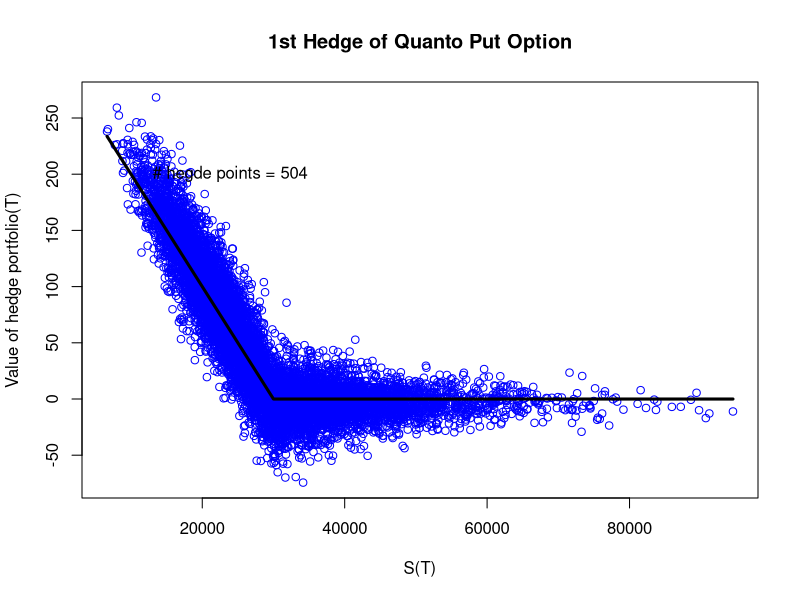
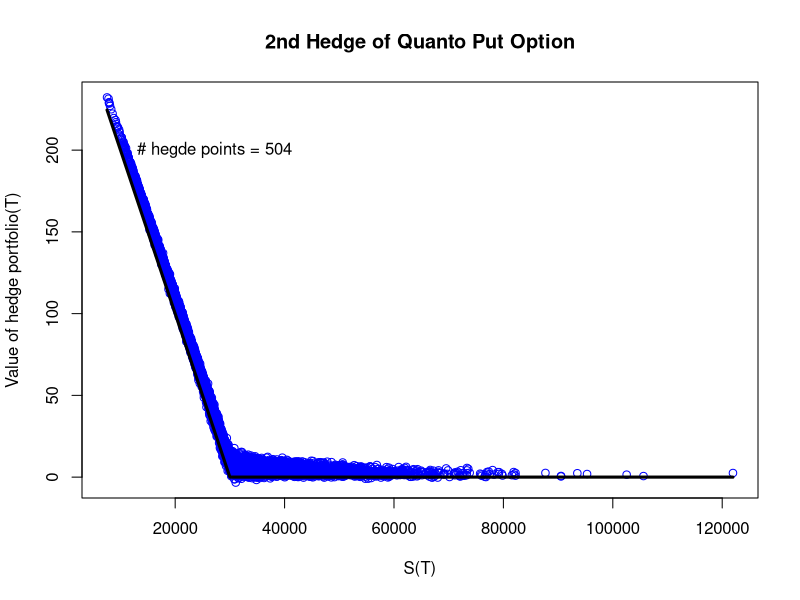
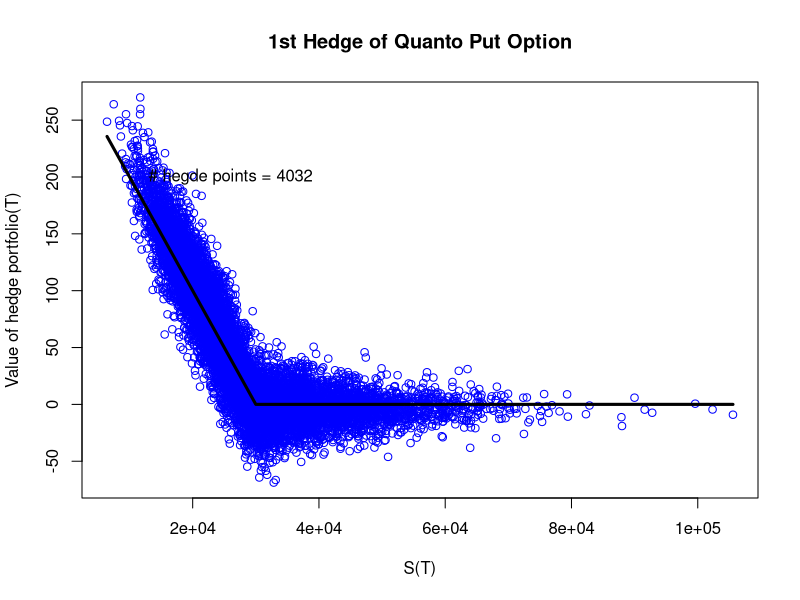
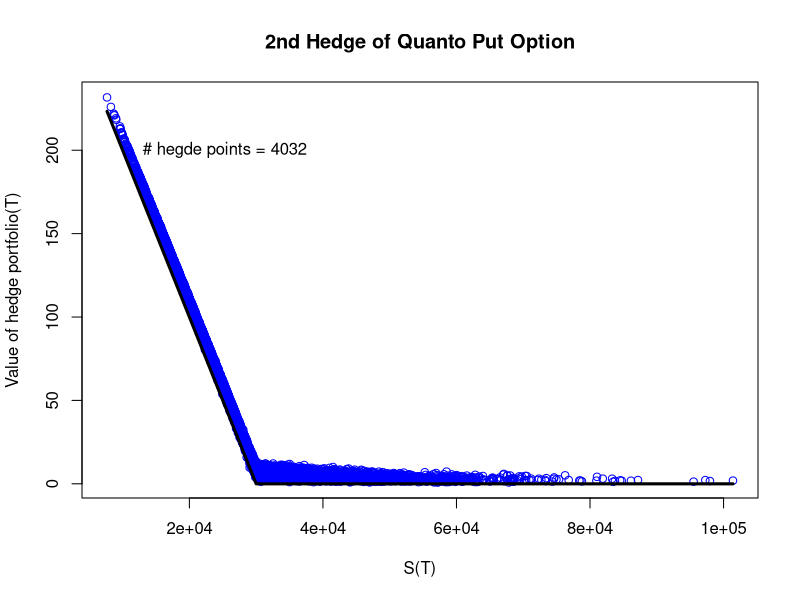
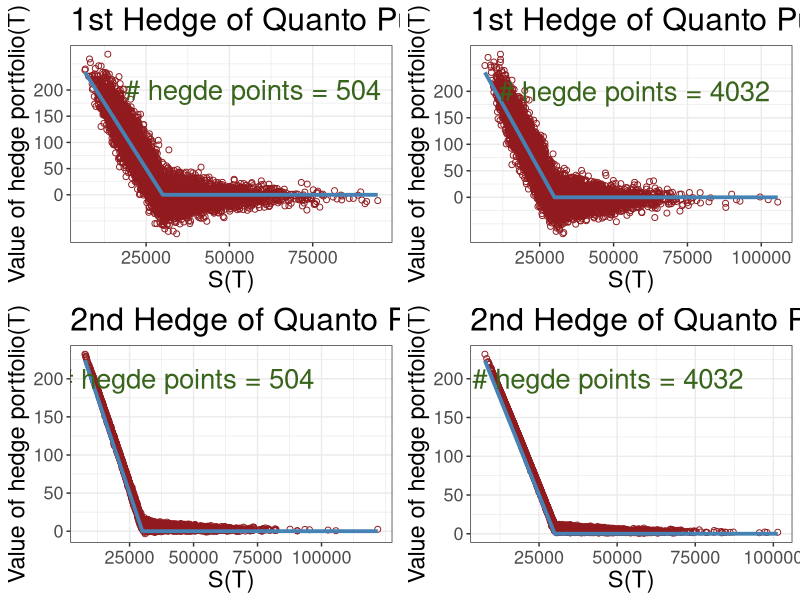

R code for these plots, in order:
setwd("/Users/carolinelestrom/Documents/KU/FinKont2/Handins/Handin1")

library(png) ### Plots
library(knitr) ### Data manipulations
library(tidyverse) ### Data manipulations
library(dtplyr) ### Data manipulations - merge datasets
library(ggplot2) ### Plots
library(gridExtra) ### Plots






# Q2 - Quanto Hedging and The Kingdom of Denmark Put

## Q2.b

### Suitably initiated

### INITIALIZE
### ==========

S0 <- 30000
Y0 <- 1/100
X0 <- Y0
rUS <- 0.03
rJ <- 0
sigmaX <- c(0.1, 0.02)
sigmaJ <- c(0, 0.25)
timetomat <- 2
t <- 0
strike <- S0

muJ <- 0
muX <- 0


Nhedge <- 252*timetomat
Nrep <- 10000



### FUNCTIONS
### =========

### d1 and d2 from option price formula
d1 <- function(S, t, K, rJ, sigmaX, sigmaJ, timetomat) {
  (c(log(S / K)) + (rJ - t(sigmaX) %*% sigmaJ + norm(sigmaJ, type = "2")^2 / 2) * 
     (timetomat - t)) / (sqrt(timetomat - t) * norm(sigmaJ, type = "2"))
}

d2 <- function(S, t, K, rJ, sigmaX, sigmaJ, timetomat) {
  (c(log(S / K)) + (rJ - t(sigmaX) %*% sigmaJ - norm(sigmaJ, type = "2")^2 / 2) *
     (timetomat - t)) / (sqrt(timetomat - t) * norm(sigmaJ, type = "2"))
}


### g - Price derivative w.r.t. stock
g_QP <- function(S, t, Y0, K, rUS, rJ, sigmaX, sigmaJ, timetomat) {
  d1 <- d1(S, t, K, rJ, sigmaX, sigmaJ, timetomat)
  StockDerivative_QP <- Y0 * exp((rJ - t(sigmaX) %*% sigmaJ - rUS) * (timetomat - t)) * (pnorm(d1) - 1)
  return(StockDerivative_QP)
}
### Pricing function
F_QP <- function(S, t, Y0, K, rUS, rJ, sigmaX, sigmaJ, timetomat) {
  d1 <- d1(S, t, K, rJ, sigmaX, sigmaJ, timetomat)
  d2 <- d2(S, t, K, rJ, sigmaX, sigmaJ, timetomat)
  OptionPrice_QP <- Y0 * exp(-rUS * (timetomat - t)) * (K * pnorm(-d2) - exp((rJ -t(sigmaX) %*% sigmaJ) * (timetomat - t)) * S * pnorm(-d1))
}




### 1st HEDGE
### =========

St <- rep(S0, length = Nrep)
Xt <- rep(X0, length = Nrep)
dt <- timetomat / Nhedge

initialoutlay <- c(F_QP(S0, t, Y0, strike, rUS, rJ, sigmaX, sigmaJ, timetomat))
Vpf <- rep(initialoutlay, length = Nrep)
a <- g_QP(St, t, Y0, strike, rUS, rJ, sigmaX, sigmaJ, timetomat) / Xt
b <- Vpf - a * St * Xt

for(i in 2:Nhedge) {
  ### Value of stock
  W <- cbind(rnorm(Nrep), rnorm(Nrep))
  St <- St * exp((muJ + rJ - t(sigmaX) %*% sigmaJ - 0.5 * norm(sigmaJ, type = "2")^2) * dt + c(W %*% sigmaJ) * sqrt(dt))
  ### Value of exchange rate
  Xt <- Xt * exp((muX + rUS - rJ - 0.5 * norm(sigmaX, type = "2")^2) * dt + c(W %*% sigmaX) * sqrt(dt))
  ### Value of portfolio
  Vpf <- a * St * Xt + b * exp(dt * rUS)
  ### Value of portfolio (stock)
  a <- g_QP(St, ((i - 1) * dt), Y0, strike, rUS, rJ, sigmaX, sigmaJ, timetomat) / Xt
  ### Value of portfolio (bank account)
  b <- Vpf - a * St * Xt
}

### Value of stock
W <- cbind(rnorm(Nrep), rnorm(Nrep))
ST <- St * exp((muJ + rJ - t(sigmaX) %*% sigmaJ - 0.5 * norm(sigmaJ, type = "2")^2) * dt 
               + c(W %*% sigmaJ) * sqrt(dt))
### Value of exchange rate
XT <- Xt * exp((muX + rUS - rJ - 0.5 * norm(sigmaX, type = "2")^2) * dt + c(W %*% sigmaX) 
               * sqrt(dt))
### Value of portfolio
Vpf <- a * ST * XT + b * exp(dt * rUS)


### PLOT
### ====

plot(ST, Vpf, col = "blue", xlab = "S(T)", ylab = "Value of hedge portfolio(T)", 
     main = "1st Hedge of Quanto Put Option",
     xlim = range(ST))
text(13000, 200, paste("# hegde points =", Nhedge), adj = 0)
points(sort(ST), Y0 * pmax(strike - sort(ST), 0), type = "l", lwd = 3)



hedgedata <- as.data.frame(cbind(ST, Vpf))



p1_daily <- hedgedata %>%
  ggplot(aes(x = ST, y = Vpf)) +
  geom_point(color = "#901a1E", size = 1.7, shape = 1) +
  theme_bw() +
  xlab("S(T)") + ylab("Value of hedge portfolio(T)") +
  ggtitle("1st Hedge of Quanto Put Option") +
  theme(plot.title = element_text(size=23, hjust=0)) +
  theme(axis.title = element_text(size=17)) +
  theme(axis.text.x = element_text(size=13, angle = 0, vjust = 0.7),
        axis.text.y = element_text(size=13)) +
  geom_line(aes(x = sort(ST), y = Y0 * pmax(strike - sort(ST), 0)), size = 1.3, 
            color = "steelblue") +
  annotate(geom="text", x=57000, y=200, label=paste("# hegde points =", Nhedge),
           color="#39641c", size = 7) +
  scale_x_continuous(breaks=c(25000, 50000, 75000, 100000)) +
  scale_y_continuous(breaks=c(0, 50, 100, 150, 200))




### 2nd HEDGE
### =========

St <- rep(S0, length = Nrep)
Xt <- rep(X0, length = Nrep)
dt <- timetomat / Nhedge

initialoutlay <- c(F_QP(S0, t, Y0, strike, rUS, rJ, sigmaX, sigmaJ, timetomat))
Vpf <- rep(initialoutlay, length = Nrep)
a <- g_QP(St, t, Y0, strike, rUS, rJ, sigmaX, sigmaJ, timetomat) / Xt
b <- (-a) * St
c <- Vpf - a * St * Xt - b * Xt

for(i in 2:Nhedge) {
  #Value of stock
  W <- cbind(rnorm(Nrep), rnorm(Nrep))
  St <- St * exp((muJ + rJ - t(sigmaX) %*% sigmaJ - 0.5 * norm(sigmaJ, type = "2")^2) * dt
                 + c(W %*% sigmaJ) * sqrt(dt))
  #Value of exchange rate
  Xt <- Xt * exp((muX + rUS - rJ - 0.5 * norm(sigmaX, type = "2")^2) * dt + c(W %*% sigmaX)
                 * sqrt(dt))
  #Value of portfolio
  Vpf <- a * St * Xt + b * exp(dt * rUS) * Xt + c * exp(dt * rUS)
  #Value of portfolio (stock)
  a <- g_QP(St, ((i - 1) * dt), Y0, strike, rUS, rJ, sigmaX, sigmaJ, timetomat) / Xt
  #Value of portfolio (foreign bank account)
  b <- (-a) * St
  #Value of portfolio (domestic bank account)
  c <- Vpf - a * St * Xt - b * Xt
}

#Value of stock
W <- cbind(rnorm(Nrep), rnorm(Nrep))
ST <- St * exp((muJ + rJ - t(sigmaX) %*% sigmaJ - 0.5 * norm(sigmaJ, type = "2")^2) * dt
               + c(W %*% sigmaJ) * sqrt(dt))
#Value of exchange rate
XT <- Xt * exp((muX + rUS - rJ - 0.5 * norm(sigmaX, type = "2")^2) * dt + c(W %*% sigmaX) 
               * sqrt(dt))
#Value of portfolio
Vpf <- a * ST * XT + b * exp(dt * rUS) * XT + c * exp(dt * rUS)



### PLOT
### ====


plot(ST, Vpf, col = "blue", xlab = "S(T)", ylab = "Value of hedge portfolio(T)", 
     main = "2nd Hedge of Quanto Put Option",
     xlim = range(ST))
text(13000, 200, paste("# hegde points =", Nhedge), adj = 0)
points(sort(ST), Y0 * pmax(strike - sort(ST), 0), type = "l", lwd = 3)


hedgedata <- as.data.frame(cbind(ST, Vpf))



p2_daily <- hedgedata %>%
  ggplot(aes(x = ST, y = Vpf)) +
  geom_point(color = "#901a1E", size = 1.7, shape = 1) +
  theme_bw() +
  xlab("S(T)") + ylab("Value of hedge portfolio(T)") +
  ggtitle("2nd Hedge of Quanto Put Option") +
  theme(plot.title = element_text(size=23, hjust=0)) +
  theme(axis.title = element_text(size=17)) +
  theme(axis.text.x = element_text(size=13, angle = 0, vjust = 0.7),
        axis.text.y = element_text(size=13)) +
  geom_line(aes(x = sort(ST), y = Y0 * pmax(strike - sort(ST), 0)), size = 1.3,
            color = "steelblue") +
  annotate(geom="text", x=47000, y=200, label=paste("# hegde points =", Nhedge),
           color="#39641c", size = 7) +
  scale_x_continuous(breaks=c(25000, 50000, 75000, 100000)) +
  scale_y_continuous(breaks=c(0, 50, 100, 150, 200))





### In the limit

Nhedge <- 252*timetomat*8
Nrep <- 10000


### 1st HEDGE
### =========

St <- rep(S0, length = Nrep)
Xt <- rep(X0, length = Nrep)
dt <- timetomat / Nhedge

initialoutlay <- c(F_QP(S0, t, Y0, strike, rUS, rJ, sigmaX, sigmaJ, timetomat))
Vpf <- rep(initialoutlay, length = Nrep)
a <- g_QP(St, t, Y0, strike, rUS, rJ, sigmaX, sigmaJ, timetomat) / Xt
b <- Vpf - a * St * Xt

for(i in 2:Nhedge) {
  ### Value of stock
  W <- cbind(rnorm(Nrep), rnorm(Nrep))
  St <- St * exp((muJ + rJ - t(sigmaX) %*% sigmaJ - 0.5 * norm(sigmaJ, type = "2")^2) * dt 
                 + c(W %*% sigmaJ) * sqrt(dt))
  ### Value of exchange rate
  Xt <- Xt * exp((muX + rUS - rJ - 0.5 * norm(sigmaX, type = "2")^2) * dt + c(W %*% sigmaX) 
                 * sqrt(dt))
  ### Value of portfolio
  Vpf <- a * St * Xt + b * exp(dt * rUS)
  ### Value of portfolio (stock)
  a <- g_QP(St, ((i - 1) * dt), Y0, strike, rUS, rJ, sigmaX, sigmaJ, timetomat) / Xt
  ### Value of portfolio (bank account)
  b <- Vpf - a * St * Xt
}

### Value of stock
W <- cbind(rnorm(Nrep), rnorm(Nrep))
ST <- St * exp((muJ + rJ - t(sigmaX) %*% sigmaJ - 0.5 * norm(sigmaJ, type = "2")^2) * dt 
               + c(W %*% sigmaJ) * sqrt(dt))
### Value of exchange rate
XT <- Xt * exp((muX + rUS - rJ - 0.5 * norm(sigmaX, type = "2")^2) * dt + c(W %*% sigmaX) 
               * sqrt(dt))
### Value of portfolio
Vpf <- a * ST * XT + b * exp(dt * rUS)


### PLOT
### ====

plot(ST, Vpf, col = "blue", xlab = "S(T)", ylab = "Value of hedge portfolio(T)", 
     main = "1st Hedge of Quanto Put Option",
     xlim = range(ST))
text(13000, 200, paste("# hegde points =", Nhedge), adj = 0)
points(sort(ST), Y0 * pmax(strike - sort(ST), 0), type = "l", lwd = 3)


hedgedata <- as.data.frame(cbind(ST, Vpf))


p1_limit <- hedgedata %>%
  ggplot(aes(x = ST, y = Vpf)) +
  geom_point(color = "#901a1E", size = 1.7, shape = 1) +
  theme_bw() +
  xlab("S(T)") + ylab("Value of hedge portfolio(T)") +
  ggtitle("1st Hedge of Quanto Put Option") +
  theme(plot.title = element_text(size=23, hjust=0)) +
  theme(axis.title = element_text(size=17)) +
  theme(axis.text.x = element_text(size=13, angle = 0, vjust = 0.7),
        axis.text.y = element_text(size=13)) +
  geom_line(aes(x = sort(ST), y = Y0 * pmax(strike - sort(ST), 0)), size = 1.3, 
            color = "steelblue") +
  annotate(geom="text", x=57000, y=200, label=paste("# hegde points =", Nhedge),
           color="#39641c", size = 7) +
  scale_x_continuous(breaks=c(25000, 50000, 75000, 100000)) +
  scale_y_continuous(breaks=c(0, 50, 100, 150, 200))



### 2nd HEDGE
### =========

St <- rep(S0, length = Nrep)
Xt <- rep(X0, length = Nrep)
dt <- timetomat / Nhedge

initialoutlay <- c(F_QP(S0, t, Y0, strike, rUS, rJ, sigmaX, sigmaJ, timetomat))
Vpf <- rep(initialoutlay, length = Nrep)
a <- g_QP(St, t, Y0, strike, rUS, rJ, sigmaX, sigmaJ, timetomat) / Xt
b <- (-a) * St
c <- Vpf - a * St * Xt - b * Xt

for(i in 2:Nhedge) {
  #Value of stock
  W <- cbind(rnorm(Nrep), rnorm(Nrep))
  St <- St * exp((muJ + rJ - t(sigmaX) %*% sigmaJ - 0.5 * norm(sigmaJ, type = "2")^2) * dt 
                 + c(W %*% sigmaJ) * sqrt(dt))
  #Value of exchange rate
  Xt <- Xt * exp((muX + rUS - rJ - 0.5 * norm(sigmaX, type = "2")^2) * dt + c(W %*% sigmaX) 
                 * sqrt(dt))
  #Value of portfolio
  Vpf <- a * St * Xt + b * exp(dt * rUS) * Xt + c * exp(dt * rUS)
  #Value of portfolio (stock)
  a <- g_QP(St, ((i - 1) * dt), Y0, strike, rUS, rJ, sigmaX, sigmaJ, timetomat) / Xt
  #Value of portfolio (foreign bank account)
  b <- (-a) * St
  #Value of portfolio (domestic bank account)
  c <- Vpf - a * St * Xt - b * Xt
}

#Value of stock
W <- cbind(rnorm(Nrep), rnorm(Nrep))
ST <- St * exp((muJ + rJ - t(sigmaX) %*% sigmaJ - 0.5 * norm(sigmaJ, type = "2")^2) * dt 
               + c(W %*% sigmaJ) * sqrt(dt))
#Value of exchange rate
XT <- Xt * exp((muX + rUS - rJ - 0.5 * norm(sigmaX, type = "2")^2) * dt + c(W %*% sigmaX) 
               * sqrt(dt))
#Value of portfolio
Vpf <- a * ST * XT + b * exp(dt * rUS) * XT + c * exp(dt * rUS)


### PLOT
### ====

plot(ST, Vpf, col = "blue", xlab = "S(T)", ylab = "Value of hedge portfolio(T)", 
     main = "2nd Hedge of Quanto Put Option",
     xlim = range(ST))
text(13000, 200, paste("# hegde points =", Nhedge), adj = 0)
points(sort(ST), Y0 * pmax(strike - sort(ST), 0), type = "l", lwd = 3)



hedgedata <- as.data.frame(cbind(ST, Vpf))



p2_limit <- hedgedata %>%
  ggplot(aes(x = ST, y = Vpf)) +
  geom_point(color = "#901a1E", size = 1.7, shape = 1) +
  theme_bw() +
  xlab("S(T)") + ylab("Value of hedge portfolio(T)") +
  ggtitle("2nd Hedge of Quanto Put Option") +
  theme(plot.title = element_text(size=23, hjust=0)) +
  theme(axis.title = element_text(size=17)) +
  theme(axis.text.x = element_text(size=13, angle = 0, vjust = 0.7),
        axis.text.y = element_text(size=13)) +
  geom_line(aes(x = sort(ST), y = Y0 * pmax(strike - sort(ST), 0)), size = 1.3,
            color = "steelblue") +
  annotate(geom="text", x=47000, y=200, label=paste("# hegde points =", Nhedge),
           color="#39641c", size = 7) +
  scale_x_continuous(breaks=c(25000, 50000, 75000, 100000)) +
  scale_y_continuous(breaks=c(0, 50, 100, 150, 200))




### FINAL PLOT
### ==========

#png(file="2b.png")


grid.arrange(p1_daily, p1_limit, p2_daily, p2_limit, ncol = 2)


#dev.off()
